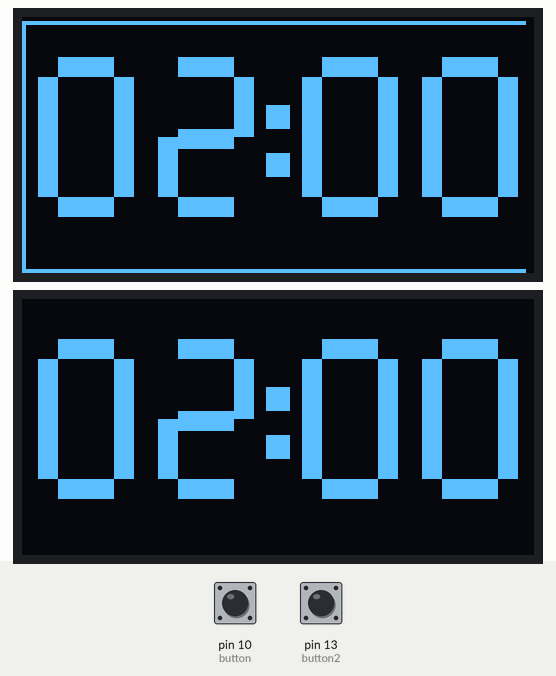
Simulated run of this program. Board: MicroPython board. On the bench: 2 × 128×64 one-colour display. Inputs (shaded band) come from the test bench; at power-on: pin 10 (button) HIGH, pin 13 (button2) HIGH. Library files of the repository ran but are not shown: ssd1306.py.

Above: at 0.2 s.
1.3 s: pin 10 (button) pulled LOW for 0.15 s
At 2.5 s:
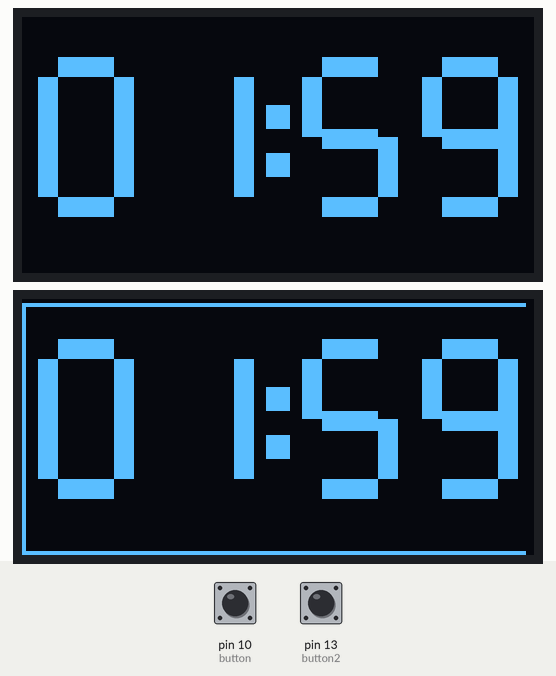
3.7 s: pin 13 (button2) pulled LOW for 0.15 s
At 5.2 s:
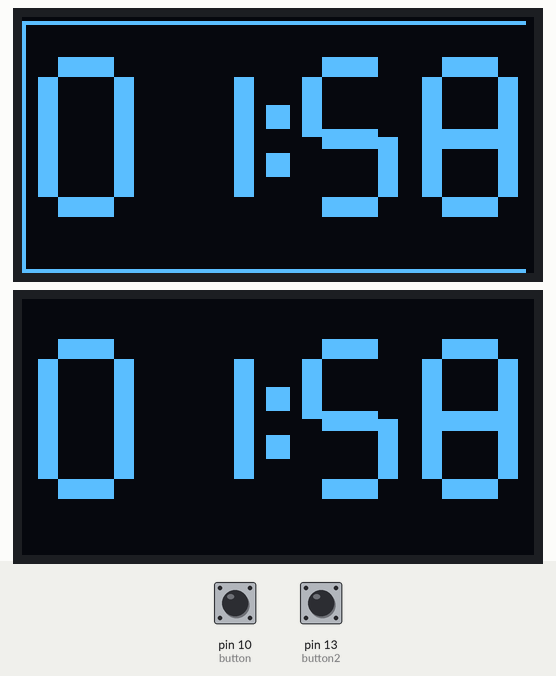
5.8 s: pin 10 (button) pulled LOW for 1 s
At 7.1 s:
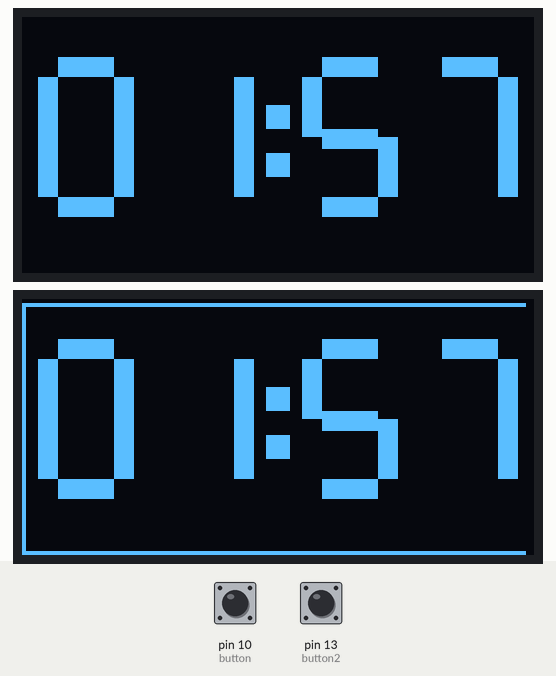
8.3 s: pin 13 (button2) pulled LOW for 1 s
At 9.5 s:
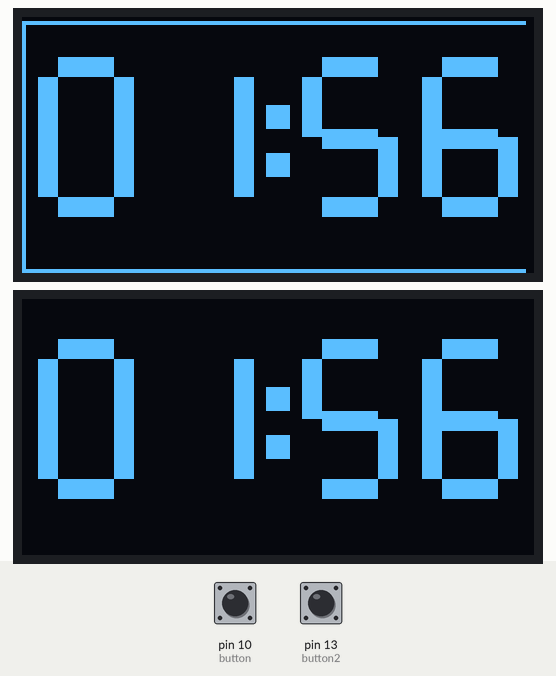
Timing chart, 0 to 11.3 s (numbered marks = the images above; inputs shaded):
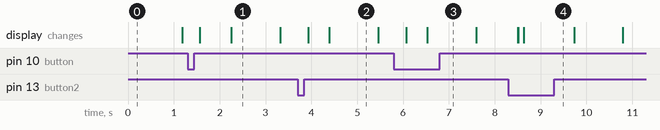

The program:

2button2oled.py
```python
from machine import Pin, I2C
import ssd1306
import time

# I2C OLED
i2c = I2C(0, scl=Pin(5), sda=Pin(4))
oled1 = ssd1306.SSD1306_I2C(128, 64, i2c, addr=0x3C)
oled2 = ssd1306.SSD1306_I2C(128, 64, i2c, addr=0x3D)
button = Pin(10, Pin.IN, Pin.PULL_UP)

button1 = Pin(10, Pin.IN, Pin.PULL_UP)
button2 = Pin(13, Pin.IN, Pin.PULL_UP)


player1 = True
last_button1 = 1
last_button2 = 1
last_tick = time.ticks_ms()


m1 = 2 # Player 1 Minutes
s1 = 0 # Player 1 Seconds

m2 = 2 # Player 2 Minutes
s2 = 0 # Player 2 Seconds


#BIG NUMBERS:


SEGMENTS = {
    "0": (1,1,1,1,1,1,0),
    "1": (0,1,1,0,0,0,0),
    "2": (1,1,0,1,1,0,1),
    "3": (1,1,1,1,0,0,1),
    "4": (0,1,1,0,0,1,1),
    "5": (1,0,1,1,0,1,1),
    "6": (1,0,1,1,1,1,1),
    "7": (1,1,1,0,0,0,0),
    "8": (1,1,1,1,1,1,1),
    "9": (1,1,1,1,0,1,1)
}

def draw_digit(oled, d, x, y, w=24, h=40, t=5):
    seg = SEGMENTS[d]

    if seg[0]:
        oled.fill_rect(x+t, y, w-2*t, t, 1)
    if seg[1]:
        oled.fill_rect(x+w-t, y+t, t, h//2-t, 1)
    if seg[2]:
        oled.fill_rect(x+w-t, y+h//2, t, h//2-t, 1)
    if seg[3]:
        oled.fill_rect(x+t, y+h-t, w-2*t, t, 1)
    if seg[4]:
        oled.fill_rect(x, y+h//2, t, h//2-t, 1)
    if seg[5]:
        oled.fill_rect(x, y+t, t, h//2-t, 1)
    if seg[6]:
        oled.fill_rect(x+t, y+h//2-t//2, w-2*t, t, 1)


def draw_time(oled, m, s):
    oled.fill(0)

    digits = "{:02d}{:02d}".format(m, s)

    x = 4        # left margin
    y = 10       # vertical centering

    for i, ch in enumerate(digits):
        draw_digit(oled, ch, x, y)
        x += 30

        if i == 1:
            oled.fill_rect(x-3, y+12, 6, 6, 1)
            oled.fill_rect(x-3, y+24, 6, 6, 1)
            x += 6


# Main loop

while not (m1 == 0 and s1 == 0) and not (m2 == 0 and s2 == 0):


    now = time.ticks_ms()

    #Change turn on button pressed.
    b1 = button1.value()
    b2 = button2.value()

    # Player 1 presses → switch to Player 2
    if player1 and last_button1 == 1 and b1 == 0:
        player1 = False
        time.sleep(0.15)  # debounce

    # Player 2 presses → switch to Player 1
    if not player1 and last_button2 == 1 and b2 == 0:
        player1 = True
        time.sleep(0.15)  # debounce

    last_button1 = b1
    last_button2 = b2


    # # Update required players time based on turn, update once per second
    if time.ticks_diff(now, last_tick) >= 1000:
        last_tick = now

        if player1:
            if m1 == 0 and s1 == 0:
                pass
            elif s1 > 0 :
                s1 -= 1
            else:
                m1 = m1-1
                s1 = 59

        else:
            if m2 == 0 and s2 == 0:
                pass
            elif s2 > 0:
                s2 -= 1
            else:
                m2 -= 1
                s2 = 59


    draw_time(oled1, m1, s1)
    draw_time(oled2, m2, s2)

    if player1:
        oled1.line(0,63,128,63,1) # bottom border
        oled1.line(0,1,128,1,1) # top border
        oled1.line(0,1,0,64,1) # left border
        oled1.line(127,1,127,64,1) # right border
    else:
        oled2.line(0,63,128,63,1) # bottom border
        oled2.line(0,1,128,1,1) # top border
        oled2.line(0,1,0,64,1) # left border
        oled2.line(127,1,127,64,1) # right border

    oled1.show()
    oled2.show()

    time.sleep(0.02)
```

Measured:
- what the display in image 1 shows lasts 1.0 s, from 2.3 s to 3.3 s
